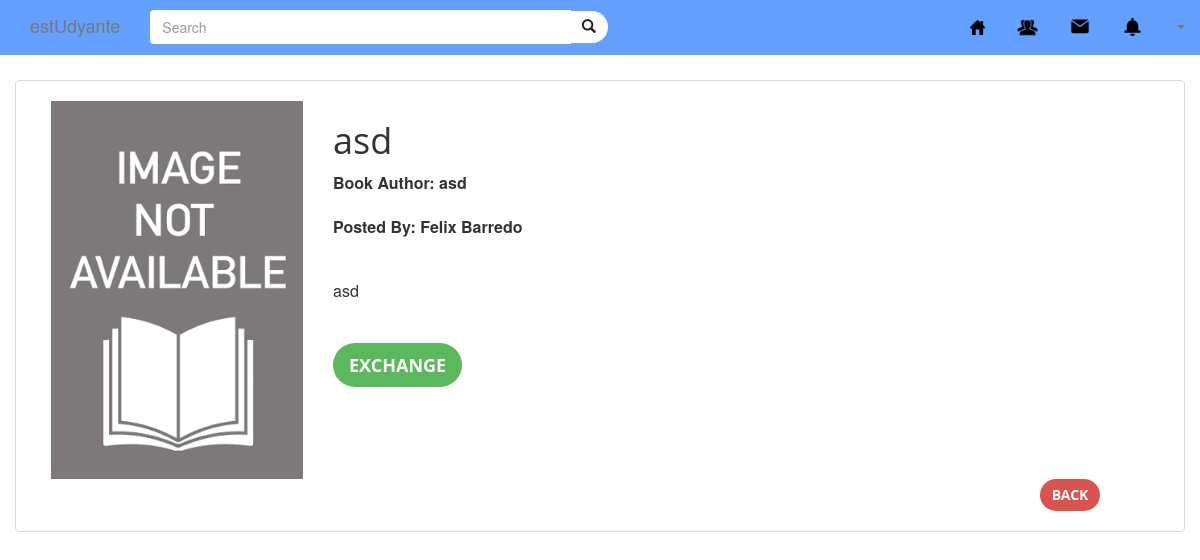
The app's page /bookcatalog/bookinfo/29 with its own data.
### tables this page shows
CREATE TABLE `book` (
  `book_ID` int(11) NOT NULL,
  `book_name` varchar(50) NOT NULL,
  `book_desc` varchar(500) NOT NULL,
  `book_author` varchar(50) NOT NULL,
  `image` varchar(100) NOT NULL DEFAULT './assets/images/nobook.png'
);

### application/controllers/bookcatalog.php (called while the page is built, shortened)
<?php
class bookcatalog extends CI_Controller {
	public function __construct(){
		$this->load->model('estu_model','estudyante');
	}
	public function bookinfo($id){
		$data['name'] = $this->session->userdata('email');
		$rs = $this->estudyante->read_book($id,null,null);
		foreach($rs as $r)
		{
			$info = array(
						'book_ID' => $r['book_ID'],
						'book_desc' => $r['book_desc'],
						'book_name' => $r['book_name'],
						'book_author' => $r['book_author'],
						'image'=>$r['image']
						);
			$studs[] = $info;
		}
		$userinfo = $this->estudyante->read_info($data['name']);
	    foreach($userinfo as $i){
	      $info = array(
	        'id' => $i['id'],
	        'firstname' => $i['firstname'],
	        'lastname' => $i['lastname'],
	        'email' => $i['email'],
	      );
	    }
	    $data['title'] = $info['firstname'].' '.$info['lastname'];
	    $data['name'] = $info['firstname'].' '.$info['lastname'];
	    $data['headername'] = $this->session->userdata('headername');
		$data['book'] = $studs;
		$this->load->view('include/headerpage',$data);
		$this->load->view('estUdyante/bookinfo',$data);
	}
}

### index.php (called while the page is built, shortened)
<?php
require_once BASEPATH.'core/CodeIgniter.php';

### application/models/estu_model.php (called while the page is built, shortened)
<?php
class estu_model extends CI_Model {
	private $book = "book";
	public function read_book($condition=null,$limit=null,$offset=null){
	if(isset($condition))
		{
			$this->db->where('book_ID',$condition);
		}
	$query=$this->db->get($this->book);
	return $query->result_array();
	}
	public function read_info($condition=null){
	$this->db->select('*');
	$this->db->from('user1');
	$query= $this->db->get();
	return $query->result_array();
	}
}
?>

### application/views/estUdyante/bookinfo.php (the view, shortened to what this page needs)
<?php
 if( isset($book) && $book!=null ){
    foreach(array_reverse($book) as $s)
       {
         $s['book_ID'];
         $s['book_name'];
         $s['book_desc'];
         $s['book_author'];
         $s['image'];
       }
}
elseif($book==null)
{
    echo "no book";
}
?>
 <div class="container cont">
        <div class="row product">
            <div class="col-md-3 col-md-offset-0 bookimg">
			     <img class="img-responsive " src= <?php echo base_url($s['image']) ?>>
            </div>
			<div class="row">
                <div class="col-md-8">
                    <h1><?php echo $s['book_name'] ?> </h1>
                    <p><b>Book Author: <?php echo $s['book_author'] ?></b></p>
                    <p><b>Posted By: <?php echo $name;?></b></p>
                    <p><?php echo $s['book_desc'] ?></p>
                    <button class="btn btn-success btn-lg" type="button">Exchange </button>
                 </div>
            </div>
            <div>
                <div class="col-md-10">
                </div>
                <div class="col-md-2">
                    <center><a href=<?php echo base_url('bookcatalog')?> class="btn btn-danger btn-md">Back</a></center>
                </div>
            </div>
        </div>
</div>

### records on screen
book: image (placeholder picture), book_name "asd", book_author "asd", book_desc "asd"

### other values on screen
$name "Felix Barredo"
